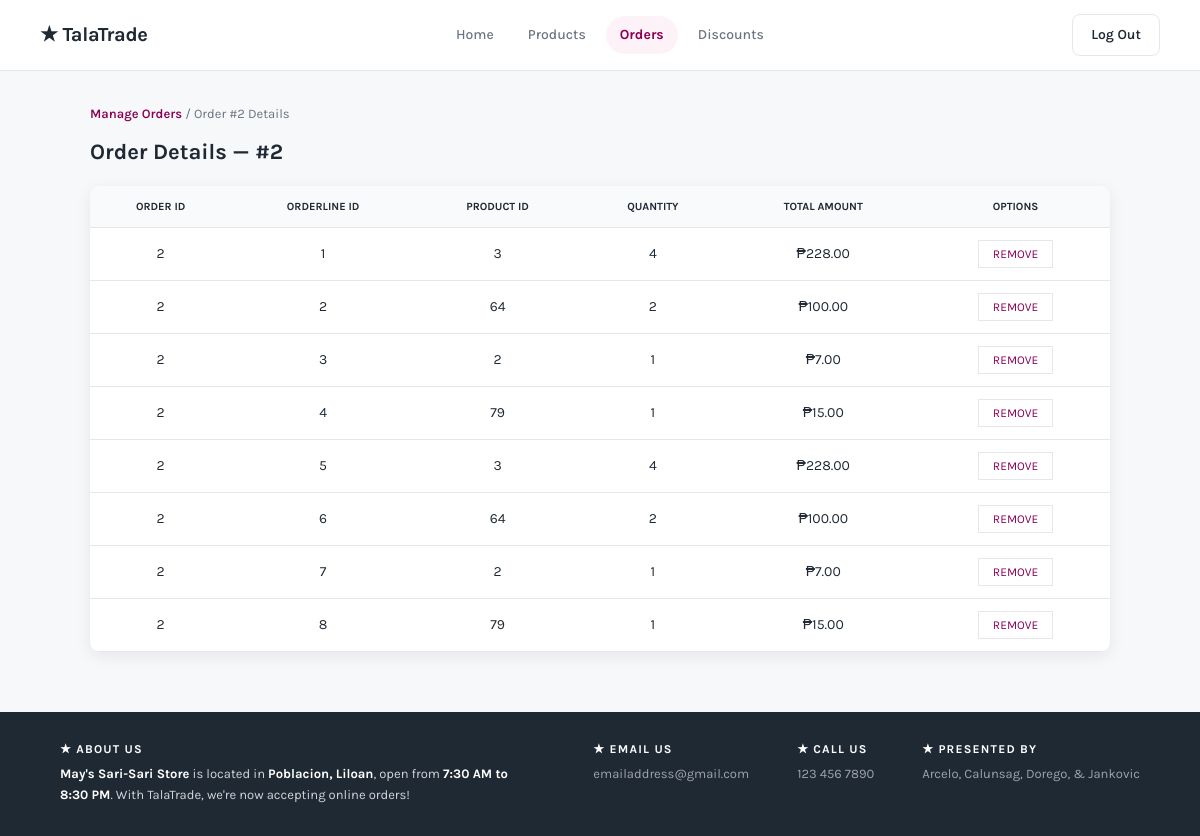
Page /admin_orderline.php?orderID=2 on the committed database.
### tables this page shows
CREATE TABLE `orderlines` (
  `orderlineID` int(11) NOT NULL,
  `orderID` int(11) DEFAULT NULL,
  `productID` int(11) UNSIGNED NOT NULL,
  `quantity` int(11) NOT NULL,
  `totalamount` decimal(10,2) NOT NULL
);

### admin_orderline.php (the view, shortened to what this page needs)
<?php
include 'db.php';
$orderID = isset($_GET['orderID']) ? (int) $_GET['orderID'] : 0;
?>
<!DOCTYPE html>
<html lang="en">
<head>
  <link rel="stylesheet" href="css/style.css" />
</head>
<body>
  <header>
    <div class="logo"><a href="admin_home.php">★<strong> TalaTrade</strong></a></div>
    <nav class="nav-links">
      <a href="admin_home.php">Home</a>
      <a href="admin_product.php">Products</a>
      <a href="admin_order.php" class="active">Orders</a>
      <a href="admin_discount.php">Discounts</a>
    </nav>
    <div class="actions">
      <a href="logout.php" class="btn btn-outline">Log Out</a>
    </div>
  </header>
  <main class="admin-main">
    <p style="font-size: 13px; color: #6b7280; margin-bottom: 15px;">
      <a href="admin_order.php" style="color: #8a0154; font-weight: 600;">Manage Orders</a> / Order #<?php echo htmlspecialchars($orderID); ?> Details
    </p>
    <h2 style="font-size: 22px; color: #1f2933; margin-bottom: 20px;">Order Details — #<?php echo htmlspecialchars($orderID); ?></h2>
    <?php
      $stmt = $conn->prepare("SELECT * FROM orderlines WHERE orderID = ?");
      $stmt->bind_param("i", $orderID);
      $stmt->execute();
      $result = $stmt->get_result();
      if ($result && $result->num_rows > 0) {
          echo "<table>";
          echo "<thead><tr><th>Order ID</th><th>Orderline ID</th><th>Product ID</th><th>Quantity</th><th>Total Amount</th><th>Options</th></tr></thead>";
          echo "<tbody>";
          while ($row = mysqli_fetch_assoc($result)) {
              echo "<tr>";
              echo "<td>" . $row['orderID'] . "</td>";
              echo "<td>" . $row['orderlineID'] . "</td>";
              echo "<td>" . $row['productID'] . "</td>";
              echo "<td>" . $row['quantity'] . "</td>";
              echo "<td>₱" . number_format($row['totalamount'], 2) . "</td>";
              echo "<td><form method='POST' style='margin:0;'><input type='hidden' name='orderlineID' value='{$row['orderlineID']}'><button type='submit' name='delete' class='btn-remove' onclick=\"return confirm('Delete this orderline?');\">REMOVE</button></form></td>";
              echo "</tr>";
          }
          echo "</tbody></table>";
      } else {
          echo "<p>No orderlines found.</p>";
      }
    ?>
  </main>
  <footer class="site-footer">
    <div>
      <h4>★ ABOUT US</h4>
      <p><strong>May's Sari-Sari Store</strong> is located in <strong>Poblacion, Liloan</strong>, open from <strong>7:30 AM to 8:30 PM</strong>. With TalaTrade, we're now accepting online orders!</p>
    </div>
    <div class="footer-right">
      <div><h4>★ EMAIL US</h4><p>emailaddress@gmail.com</p></div>
      <div><h4>★ CALL US</h4><p>123 456 7890</p></div>
      <div><h4>★ PRESENTED BY</h4><p>Arcelo, Calunsag, Dorego, & Jankovic</p></div>
    </div>
  </footer>
</body>
</html>

### css/style.css (style rules this page uses)
* { margin: 0; padding: 0; box-sizing: border-box; font-family: 'Karla', sans-serif; }
:root { --brand: #8a0154; --brand-dark: #6a0140; --brand-soft: #fdf2f8; --ink: #1f2933; --ink-muted: #6b7280; --line: #e5e7eb; --surface: #ffffff; --bg: #f7f8fa; --radius: 10px; --shadow-sm: 0 1px 3px rgba(16,24,40,0.06), 0 1px 2px rgba(16,24,40,0.04); --shadow-md: 0 4px 16px rgba(16,24,40,0.08); --shadow-lg: 0 12px 32px rgba(16,24,40,0.12); }
html { scroll-behavior: smooth; }
body { background: var(--bg); color: var(--ink); padding-top: 74px; padding-bottom: 0; line-height: 1.55; -webkit-font-smoothing: antialiased; }
a { text-decoration: none; color: inherit; }
h1, h2, h3, h4 { line-height: 1.2; font-weight: 700; }
header { position: fixed; top: 0; left: 0; width: 100%; z-index: 1000; background: var(--surface); display: flex; justify-content: space-between; align-items: center; padding: 14px 40px; border-bottom: 1px solid var(--line); gap: 20px; }
.logo { font-size: 20px; font-weight: 700; letter-spacing: -0.3px; color: var(--ink); }
.nav-links { display: flex; gap: 6px; font-size: 14px; font-weight: 500; }
.nav-links a { color: var(--ink-muted); padding: 8px 14px; border-radius: 999px; transition: background .18s ease, color .18s ease; }
.nav-links a.active { color: var(--brand); background: var(--brand-soft); font-weight: 700; }
.actions { display: flex; gap: 8px; align-items: center; }
.btn { background: var(--brand); color: #fff; border: 1px solid var(--brand); padding: 9px 18px; border-radius: 8px; cursor: pointer; font-weight: 600; font-size: 14px; transition: background .18s ease, box-shadow .18s ease, transform .06s ease; white-space: nowrap; }
.btn-outline { background: #fff; color: var(--ink); border: 1px solid var(--line); }
.site-footer { background: #1f2933; color: #d1d5db; padding: 30px 60px; display: flex; justify-content: space-between; gap: 40px; font-size: 13px; flex-wrap: wrap; margin-top: 60px; }
.site-footer h4 { color: #fff; font-size: 12px; letter-spacing: 1.2px; margin-bottom: 8px; text-transform: uppercase; }
.site-footer p { line-height: 1.6; max-width: 460px; }
.site-footer strong { color: #fff; }
.footer-right { display: flex; gap: 48px; flex-wrap: wrap; }
.footer-right h4 { color: #fff; }
.footer-right p { color: #9ca3af; }

### admin_orderline.php (style rules this page uses)
.admin-main { width: 85%; max-width: 1200px; margin: 30px auto; }
table { width: 100%; border-collapse: collapse; background: #fff; border-radius: 10px; overflow: hidden; box-shadow: 0 4px 16px rgba(16,24,40,0.08); }
th, td { padding: 12px 14px; font-size: 14px; text-align: center; border-bottom: 1px solid #e5e7eb; }
th { background: #f9fafb; color: #1f2933; font-weight: 700; font-size: 11px; text-transform: uppercase; }
.btn-remove { background: #fff; color: #8a0154; border: 1px solid #e5e7eb; padding: 6px 14px; font-size: 12px; }

### rows in the picture
orderlines: orderID "2", orderlineID "1", productID "3", quantity "4", totalamount "228.00"
orderlines: orderID "2", orderlineID "2", productID "64", quantity "2", totalamount "100.00"
orderlines: orderID "2", orderlineID "3", productID "2", quantity "1", totalamount "7.00"
orderlines: orderID "2", orderlineID "4", productID "79", quantity "1", totalamount "15.00"
orderlines: orderID "2", orderlineID "5", productID "3", quantity "4", totalamount "228.00"
orderlines: orderID "2", orderlineID "6", productID "64", quantity "2", totalamount "100.00"
orderlines: orderID "2", orderlineID "7", productID "2", quantity "1", totalamount "7.00"
orderlines: orderID "2", orderlineID "8", productID "79", quantity "1", totalamount "15.00"

### other values in the picture
$orderID "2"
